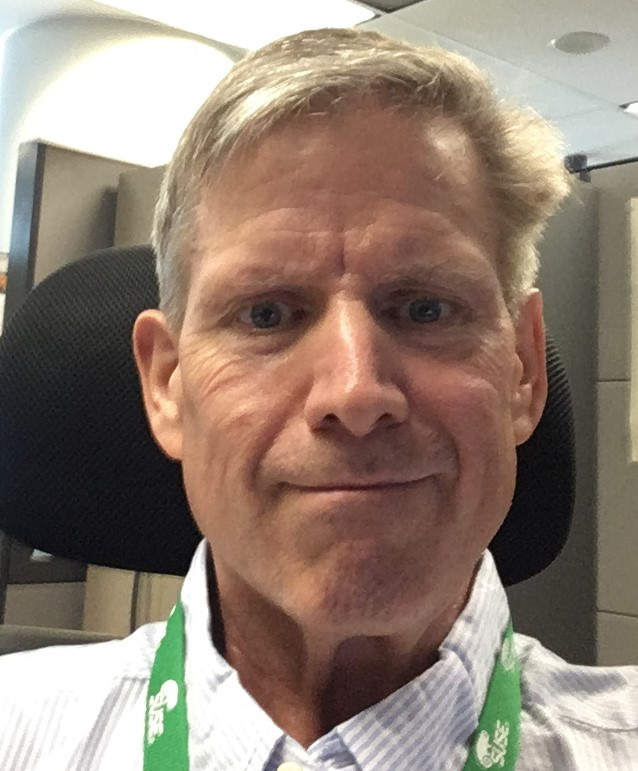
#> input picture introduction/Dave_2017.jpg, 638 x 771 px, found by its file name
$ python 8.4.py
#> lines starting #> are read from the running program, lines starting #| are printed output that depends on the picture
# Custom manipulation
from PIL import Image

dave_img = Image.open('dave_2017.jpg')
#> dave_img is the input picture: PIL image 638x771 RGB; mean R, G, B 144.9, 128.3, 115.4
dave_img.show()
width, height = dave_img.size
#> width = 638; height = 771
for x in range(width):
    for y in range(height):
        pixel_coordinate = (x, y)
        r, g, b = dave_img.getpixel(pixel_coordinate)

        negative_color = (255 - r, 255 - g, 255 - b)
        dave_img.putpixel(pixel_coordinate, negative_color)
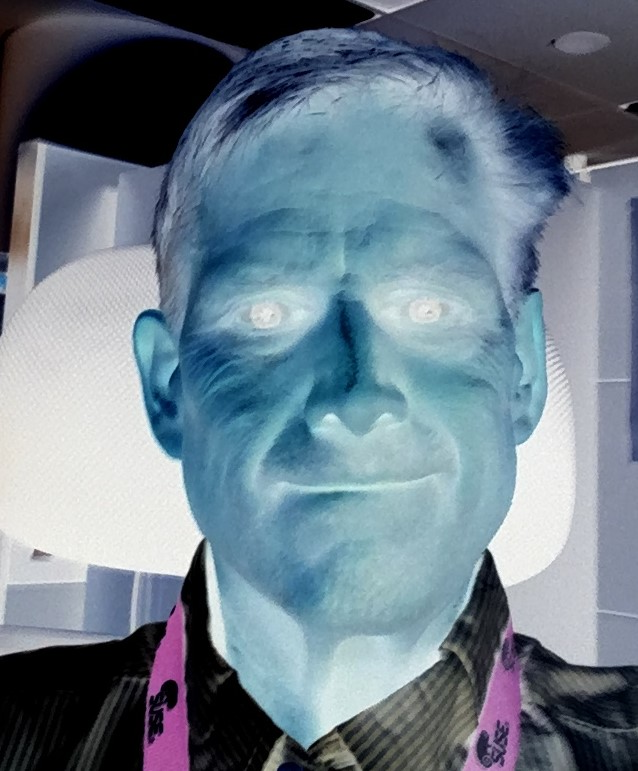
#> dave_img: PIL image 638x771 RGB; mean R, G, B 110.1, 126.7, 139.6

dave_img.show()

$ run again, with introduction/mice.jpg copied over introduction/Dave_2017.jpg
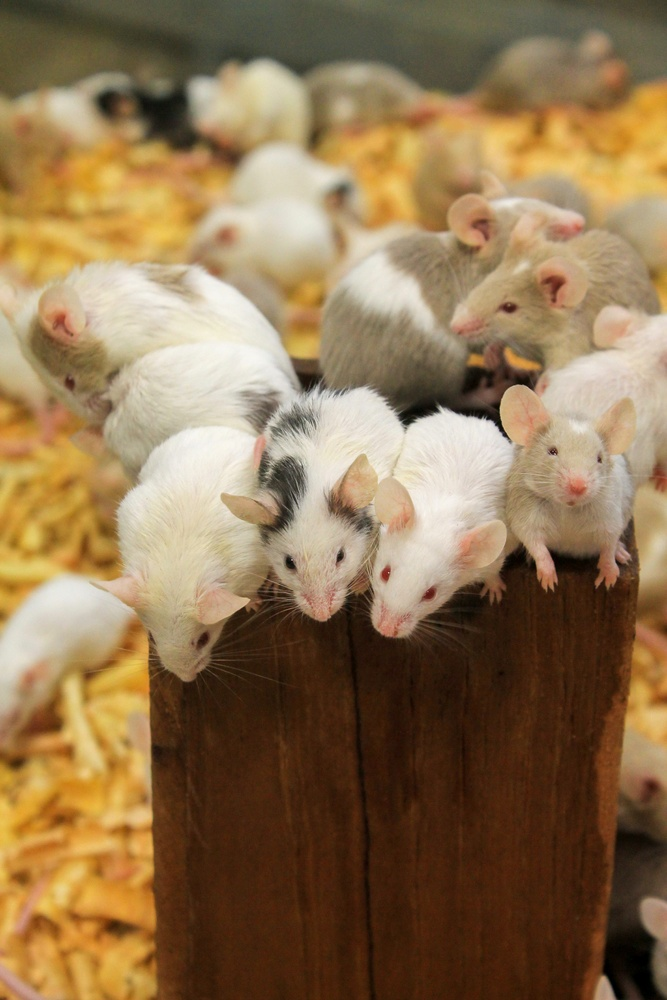
#> input picture introduction/mice.jpg, 667 x 1000 px, shrunk from 2848 x 4272 before the run, found by its file name
#> dave_img is the input picture: PIL image 667x1000 RGB; mean R, G, B 143.8, 116.5, 81.2
#> after the loop `for x in range(width):`:
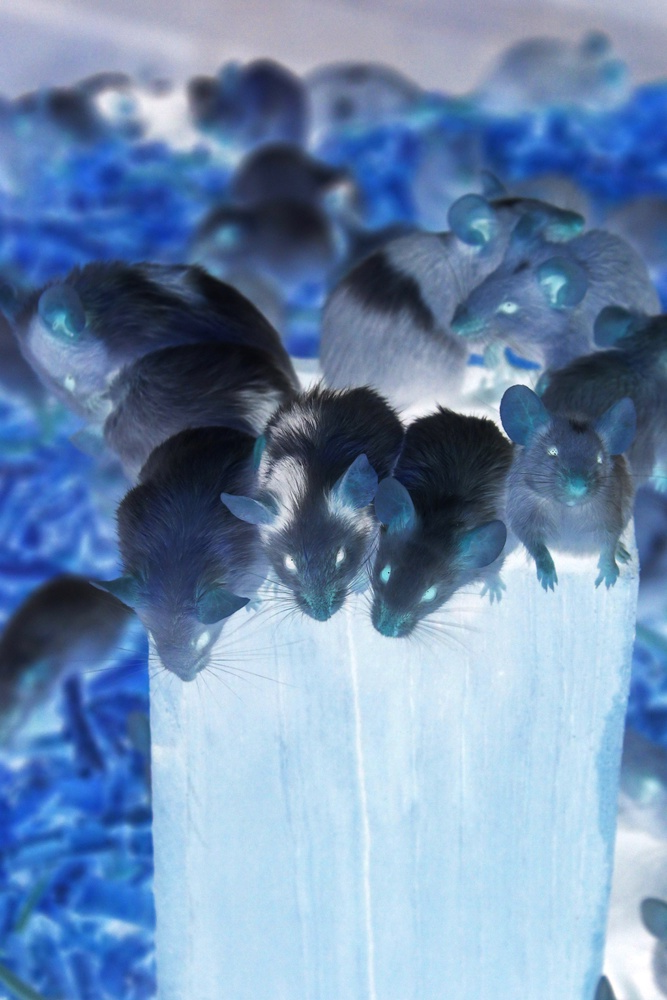
#> dave_img: PIL image 667x1000 RGB; mean R, G, B 111.2, 138.5, 173.8

$ run again, with introduction/python.jpg copied over introduction/Dave_2017.jpg
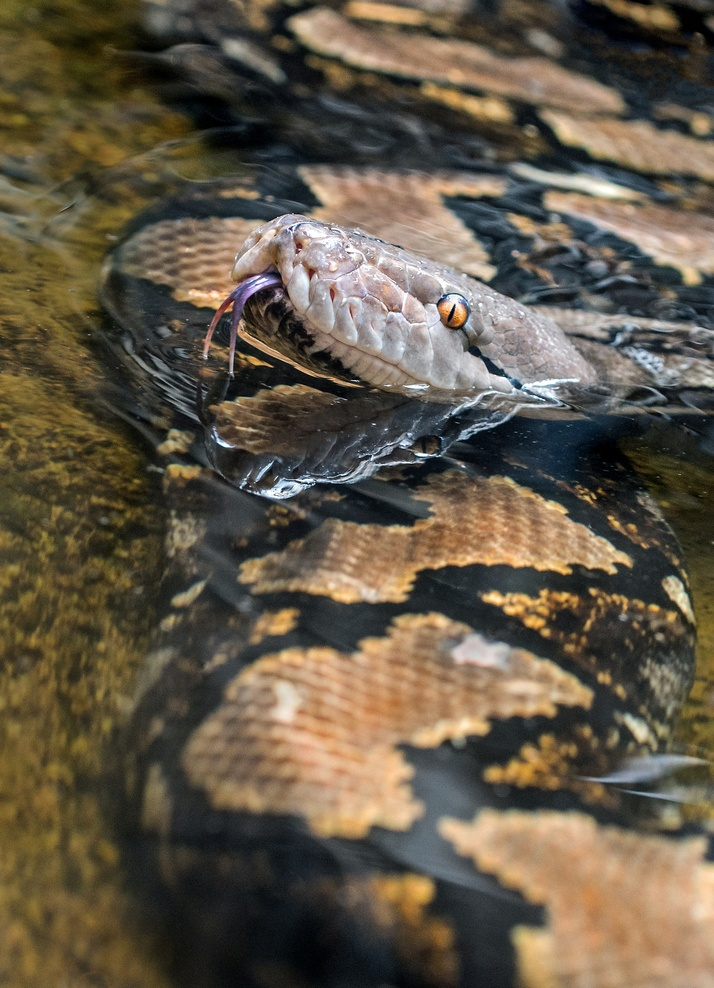
#> input picture introduction/python.jpg, 714 x 988 px, shrunk from 2371 x 3282 before the run, found by its file name
#> dave_img is the input picture: PIL image 714x988 RGB; mean R, G, B 98.4, 88.3, 71.8
#> after the loop `for x in range(width):`:
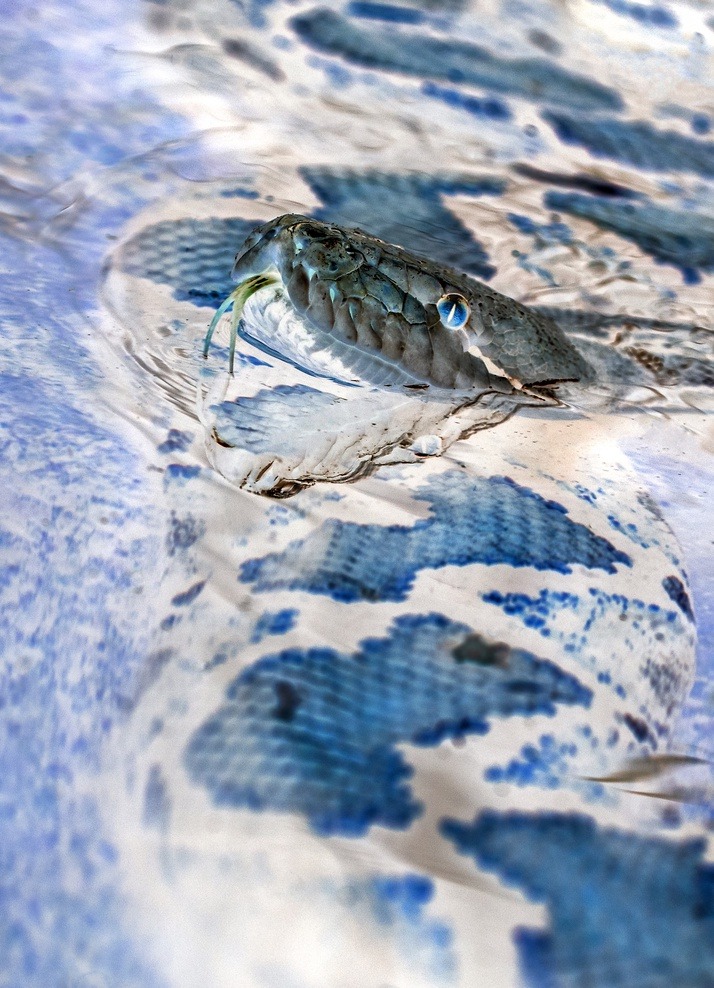
#> dave_img: PIL image 714x988 RGB; mean R, G, B 156.6, 166.7, 183.2

$ run again, with introduction/resized_giraffe.jpg copied over introduction/Dave_2017.jpg
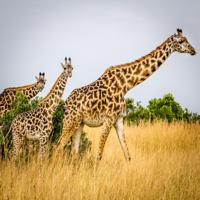
#> input picture introduction/resized_giraffe.jpg, 200 x 200 px, found by its file name
#> dave_img is the input picture: PIL image 200x200 RGB; mean R, G, B 192.4, 170.4, 133
#> after the loop `for x in range(width):`:
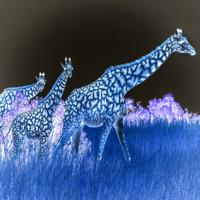
#> dave_img: PIL image 200x200 RGB; mean R, G, B 62.6, 84.6, 122
